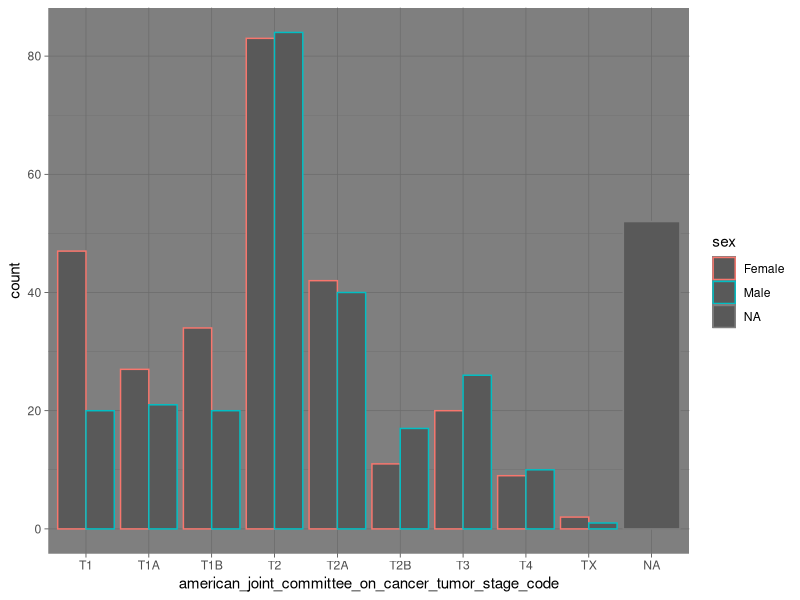
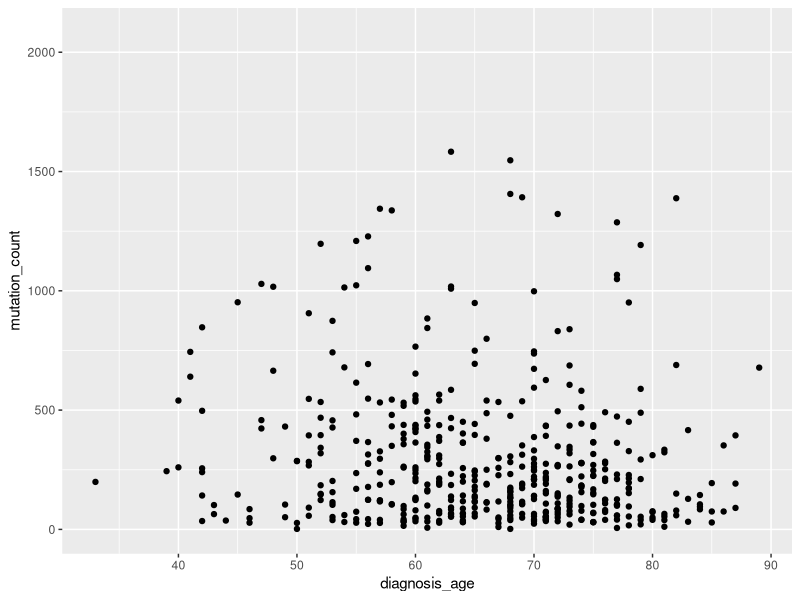

These charts were generated, in order, by the following R code:
## ---- chunk 1
knitr::opts_chunk$set(echo = TRUE)
## ---- chunk 2
library(tidyverse)
## ---- chunk 3
dat <- read_tsv("data/luad_tcga_pan_can_atlas_2018_clinical_data.tsv") %>% 
  select(
    where(
      ~sum(!is.na(.x)) > 0
    )
  ) %>% 
  tibble(.name_repair = "universal")

names(dat) <- tolower(gsub("\\.", "_", names(dat)))
head(dat)
## ---- chunk 4
d <- transmute(dat,
               diagnosis_age = round(-birth_from_initial_pathologic_diagnosis_date/365.24),
               sex = factor(sex),
               race_category = factor(race_category),
               american_joint_committee_on_cancer_tumor_stage_code = factor(american_joint_committee_on_cancer_tumor_stage_code),
               mutation_count
               )

d
## ---- chunk 5
with(d,
     table(round(diagnosis_age, digits = -1), sex)
)

## ---- chunk 6
with(d,
     table(race_category, american_joint_committee_on_cancer_tumor_stage_code)
     )
## ---- chunk 7
d %>% 
  ggplot(aes(x=american_joint_committee_on_cancer_tumor_stage_code, col=sex))+
  geom_bar(position = "dodge")+
  theme_dark()
## ---- chunk 8
with(d,
     chisq.test(sex, american_joint_committee_on_cancer_tumor_stage_code)
)

## ---- chunk 9
d %>% 
  lm(mutation_count~sex+diagnosis_age+american_joint_committee_on_cancer_tumor_stage_code, 
     data=.)
## ---- chunk 10
d %>% 
  ggplot(aes(x=diagnosis_age, y=mutation_count))+
  geom_point()
